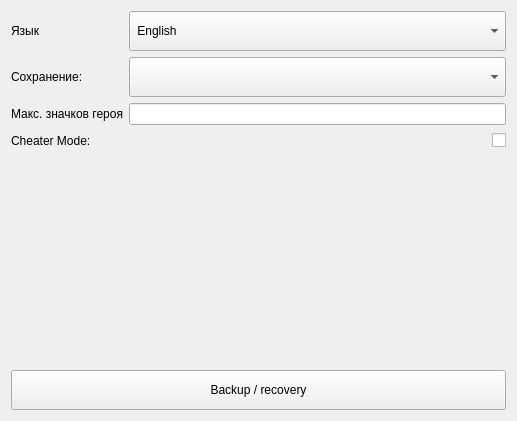
<?xml version="1.0" encoding="UTF-8"?>
<ui version="4.0">
 <class>Tab_Settings</class>
 <widget class="QWidget" name="Tab_Settings">
  <property name="geometry">
   <rect>
    <x>0</x>
    <y>0</y>
    <width>517</width>
    <height>421</height>
   </rect>
  </property>
  <property name="windowTitle">
   <string notr="true">Form</string>
  </property>
  <property name="styleSheet">
   <string notr="true"/>
  </property>
  <layout class="QVBoxLayout" name="verticalLayout">
   <item>
    <layout class="QGridLayout" name="gridLayout">
     <item row="1" column="1">
      <widget class="QComboBox" name="cb_saves">
       <property name="minimumSize">
        <size>
         <width>0</width>
         <height>40</height>
        </size>
       </property>
       <property name="maximumSize">
        <size>
         <width>470</width>
         <height>16777215</height>
        </size>
       </property>
       <property name="layoutDirection">
        <enum>Qt::LayoutDirection::LeftToRight</enum>
       </property>
       <property name="styleSheet">
        <string notr="true"/>
       </property>
       <property name="maxVisibleItems">
        <number>10</number>
       </property>
       <property name="iconSize">
        <size>
         <width>40</width>
         <height>40</height>
        </size>
       </property>
      </widget>
     </item>
     <item row="2" column="1">
      <widget class="QLineEdit" name="le_maxIconUses">
       <property name="minimumSize">
        <size>
         <width>0</width>
         <height>10</height>
        </size>
       </property>
       <property name="maximumSize">
        <size>
         <width>470</width>
         <height>16777215</height>
        </size>
       </property>
       <property name="layoutDirection">
        <enum>Qt::LayoutDirection::LeftToRight</enum>
       </property>
       <property name="text">
        <string/>
       </property>
       <property name="alignment">
        <set>Qt::AlignmentFlag::AlignRight|Qt::AlignmentFlag::AlignTrailing|Qt::AlignmentFlag::AlignVCenter</set>
       </property>
      </widget>
     </item>
     <item row="2" column="0">
      <widget class="QLabel" name="label_3">
       <property name="text">
        <string>Макс. значков героя</string>
       </property>
      </widget>
     </item>
     <item row="1" column="0">
      <widget class="QLabel" name="label">
       <property name="minimumSize">
        <size>
         <width>0</width>
         <height>20</height>
        </size>
       </property>
       <property name="text">
        <string>Сохранение:</string>
       </property>
      </widget>
     </item>
     <item row="3" column="1">
      <widget class="QCheckBox" name="cb_cheater">
       <property name="layoutDirection">
        <enum>Qt::LayoutDirection::RightToLeft</enum>
       </property>
       <property name="text">
        <string/>
       </property>
       <property name="checked">
        <bool>false</bool>
       </property>
      </widget>
     </item>
     <item row="3" column="0">
      <widget class="QLabel" name="label_2">
       <property name="minimumSize">
        <size>
         <width>0</width>
         <height>20</height>
        </size>
       </property>
       <property name="text">
        <string notr="true">Cheater Mode:</string>
       </property>
      </widget>
     </item>
     <item row="0" column="0">
      <widget class="QLabel" name="label_4">
       <property name="text">
        <string>Язык</string>
       </property>
      </widget>
     </item>
     <item row="0" column="1">
      <widget class="QComboBox" name="cb_language">
       <property name="minimumSize">
        <size>
         <width>0</width>
         <height>40</height>
        </size>
       </property>
       <property name="maximumSize">
        <size>
         <width>470</width>
         <height>16777215</height>
        </size>
       </property>
       <item>
        <property name="text">
         <string> English</string>
        </property>
       </item>
       <item>
        <property name="text">
         <string> Русский</string>
        </property>
       </item>
      </widget>
     </item>
    </layout>
   </item>
   <item>
    <spacer name="verticalSpacer">
     <property name="orientation">
      <enum>Qt::Orientation::Vertical</enum>
     </property>
     <property name="sizeHint" stdset="0">
      <size>
       <width>20</width>
       <height>40</height>
      </size>
     </property>
    </spacer>
   </item>
   <item>
    <widget class="QLabel" name="l_saveStatus">
     <property name="wordWrap">
      <bool>true</bool>
     </property>
     <property name="text">
      <string/>
     </property>
    </widget>
   </item>
   <item>
    <widget class="QPushButton" name="btn_restore">
     <property name="minimumSize">
      <size>
       <width>0</width>
       <height>40</height>
      </size>
     </property>
     <property name="text">
      <string>Backup / recovery</string>
     </property>
    </widget>
   </item>
  </layout>
 </widget>
 <resources/>
 <connections/>
</ui>
